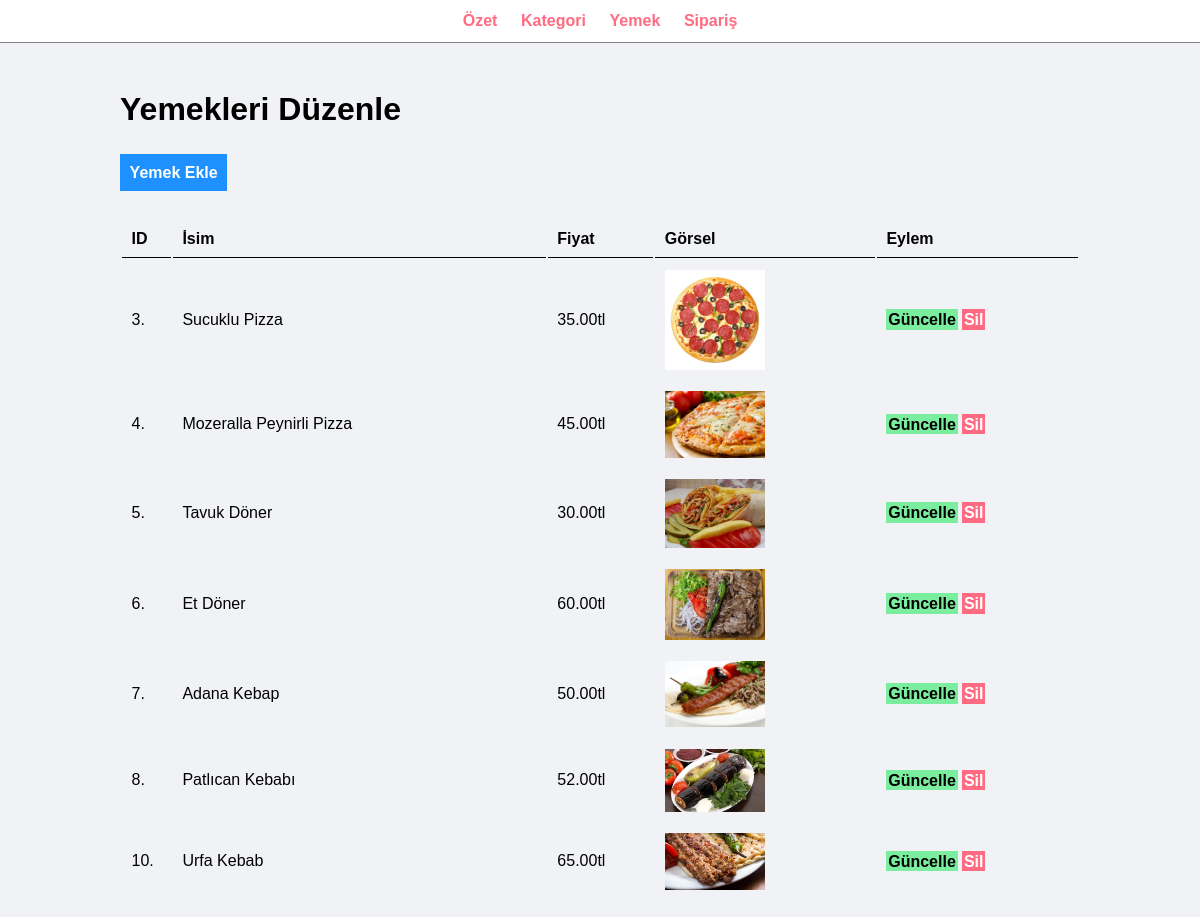
The page /yemek_siparis/admin/manage-food.php (signed in) on the database its author committed.
### tables this page shows
CREATE TABLE `tbl_food` (
  `id` int(10) UNSIGNED NOT NULL,
  `title` varchar(100) NOT NULL,
  `description` text NOT NULL,
  `price` decimal(10,2) NOT NULL,
  `image_name` varchar(255) NOT NULL,
  `category_id` int(10) UNSIGNED NOT NULL
);

### yemek_siparis/admin/manage-food.php (the view, shortened to what this page needs)
<?php include('menu.php'); ?>
<div class="main-content">
    <div class="wrapper">
        <h1>Yemekleri Düzenle</h1>
        <br /><br />
                <a href="add-food.php" class="btn-primary">Yemek Ekle</a>
                <br /><br /><br />
                <table class="tbl-full">
                    <tr>
                        <th>ID</th>
                        <th>İsim</th>
                        <th>Fiyat</th>
                        <th>Görsel</th>
                        <th>Eylem</th>
                    </tr>
                    <?php
                        $sql = "SELECT * FROM tbl_food";
                        $query = mysqli_query($conn, $sql);
                        $count = mysqli_num_rows($query);
                        if($count>0)
                        {
                            while($row=mysqli_fetch_assoc($query))
                            {
                                $id = $row['id'];
                                $title = $row['title'];
                                $price = $row['price'];
                                $image_name = $row['image_name'];
                                ?>
                                <tr>
                                    <td><?php echo $id; ?>. </td>
                                    <td><?php echo $title; ?></td>
                                    <td><?php echo $price; ?>tl</td>
                                    <td>
                                        <?php
                                            if($image_name=="")
                                            {
                                                echo "<div class='error'>Resim bulunamdı.</div>";
                                            }
                                            else
                                            {
                                                ?>
                                                <img src="../<?php echo $image_name; ?>" width="100px">
                                                <?php
                                            }
                                        ?>
                                    </td>
                                    <td>
                                        <a href="update-food.php?id=<?php echo $id; ?>" class="btn-secondary">Güncelle</a>
                                        <a href="delete-food.php?id=<?php echo $id; ?>&image_name=<?php echo $image_name; ?>" class="btn-danger">Sil</a>
                                    </td>
                                </tr>
                                <?php
                            }
                        }
                        else
                        {
                            echo "<tr> <td colspan='7' class='error'> Herhangi bir yemek yok. </td> </tr>";
                        }
                    ?>
                </table>
    </div>
</div>

### yemek_siparis/admin/menu.php (shortened to what this page needs)
<html>
    <head>
        <link rel="stylesheet" href="../css/admin2.css">
    </head>
    <body>
        <div class="menu text-center">
            <div class="wrapper">
                <ul>
                    <li><a href="index.php">Özet</a></li>
                    <li><a href="manage-category.php">Kategori</a></li>
                    <li><a href="manage-food.php">Yemek</a></li>
                    <li><a href="manage-order.php">Sipariş</a></li>
                </ul>
            </div>
        </div>

### yemek_siparis/css/admin2.css (style rules this page uses)
* { margin: 0; padding: 0; font-family: Arial, Helvetica, sans-serif; }
.wrapper { padding: 1%; width: 80%; margin: 0 auto; }
.text-center { text-align: center; }
.tbl-full { width: 100%; }
table tr th { border-bottom: 1px solid black; padding: 1%; text-align: left; }
table tr td { padding: 1%; }
.btn-primary { background-color: #1e90ff; padding: 1%; color: white; text-decoration: none; font-weight: bold; }
.btn-secondary { background-color: #7bed9f; padding: 1%; color: black; text-decoration: none; font-weight: bold; }
.btn-danger { background-color: #ff6b81; padding: 1%; color: white; text-decoration: none; font-weight: bold; }
.menu { border-bottom: 1px solid grey; }
.menu ul { list-style-type: none; }
.menu ul li { display: inline; padding: 1%; }
.menu ul li a { text-decoration: none; font-weight: bold; color: #ff6b81; }
.main-content { background-color: #f1f2f6; padding: 3% 0; }

### rows shown on the page
tbl_food: id "3", title "Sucuklu Pizza", price "35.00", image_name (picture)
tbl_food: id "4", title "Mozeralla Peynirli Pizza", price "45.00", image_name (picture)
tbl_food: id "5", title "Tavuk Döner", price "30.00", image_name (picture)
tbl_food: id "6", title "Et Döner", price "60.00", image_name (picture)
tbl_food: id "7", title "Adana Kebap", price "50.00", image_name (picture)
tbl_food: id "8", title "Patlıcan Kebabı", price "52.00", image_name (picture)
tbl_food: id "10", title "Urfa Kebab", price "65.00", image_name (picture)
